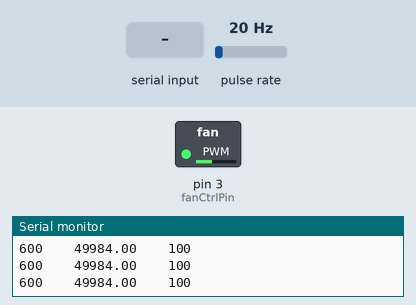
Recording of a sketch running on a simulated Arduino Uno, built with avr-gcc and run on an emulated ATmega328P. Shown: switched loads named in the sketch (green lamp = pin HIGH), the last lines printed to the serial monitor. Wiring (inferred from the names in the program): pulse sensor: data pin 2. Inputs (shaded band) come from the test bench; at power-on: pulse rate 20 Hz.

Above: at 1.2 s.
1.3 s: "90,45\n" received over Serial
At 3.7 s:
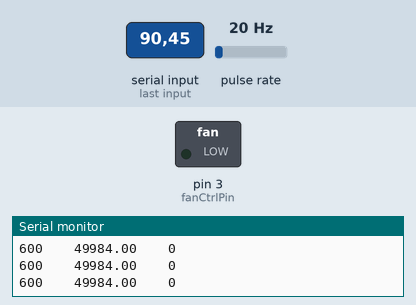
4.0 s: "30,150\n" received over Serial
At 4.5 s:
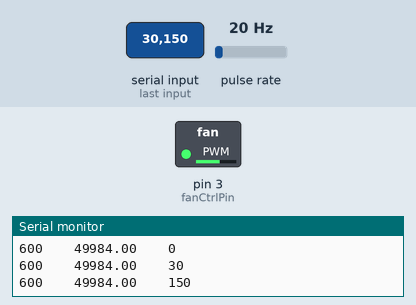
6.7 s: "200\n" received over Serial
At 7.6 s:
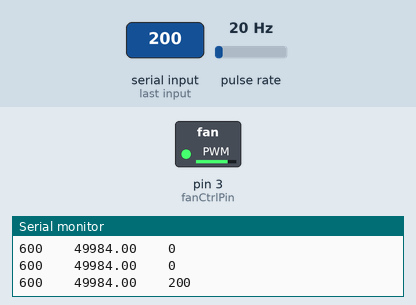
Timing chart, 0 to 9.7 s (numbered marks = the images above; inputs shaded):
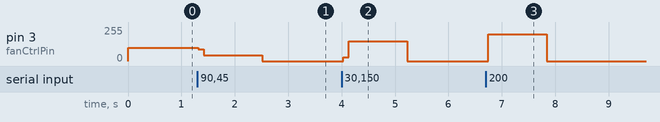

Measured:
- after the input at 1.3 s, pin 3 (fanCtrlPin): 100/255 → 90/255 at once, → 45/255 0.10 s later, → 0/255 1.1 s later
- after the input at 4.0 s, pin 3 (fanCtrlPin): 0/255 → 30/255 at once, → 150/255 0.10 s later, → 0/255 1.1 s later
- after the input at 6.7 s, pin 3 (fanCtrlPin): 0/255 → 200/255 at once, → 0/255 1.1 s later

The sketch:

spincoaterflash.ino
```cpp
// начало

// глобальные переменные

int fanCtrlPin = 3; // выходы на драйвер вентилятора D3
int led = 9; //лампочка
int light=0;//яркость лампочки
int i=0;
volatile float time = 0;
volatile float time_last = 0;
volatile int rpm_array[5] = {0,0,0,0,0};

int freq = 100; //начальная частота
int val=0;//обьявление переменной для считывания

int sensorPin = 2; //тахометр
int sensorValue = 0; //обьявление переменной тахометра


//=====================================
void setup() {
//=====================================
  Serial.begin(9600);// включение монитора
// установка частоты PWM
   TCCR2B = (TCCR2B & 0xF8) | 0x01; // timer 2 (pins 11,3)
  pinMode(fanCtrlPin, OUTPUT); // назначаем контакт как выход
   //Digital Pin 2 Set As An Interrupt
 attachInterrupt(0, fan_interrupt, FALLING);
}

void loop() {
  i=0;

 analogWrite(fanCtrlPin, freq);

  int rpm = 0;

  while(1){

     if (Serial.available()) {

    freq = Serial.parseInt();

    analogWrite(fanCtrlPin, freq);
  }
  delay(100);


Serial.print(rpm);
Serial.print("    ");
Serial.print(time);
Serial.print("    ");
Serial.println(freq);

  if(time > 0)
  {
    //5 Sample Moving Average To Smooth Out The Data
      rpm_array[0] = rpm_array[1];
      rpm_array[1] = rpm_array[2];
      rpm_array[2] = rpm_array[3];
      rpm_array[3] = rpm_array[4];
      rpm_array[4] = 60*(1000000/(time*2));
    //Last 5 Average RPM Counts Eqauls....
      rpm = (rpm_array[0] + rpm_array[1] + rpm_array[2] + rpm_array[3] + rpm_array[4]) / 5;
  }

 }


}


//Capture The IR Break-Beam Interrupt
void fan_interrupt()
{
   time = (micros() - time_last);
   time_last = micros();
}
```
